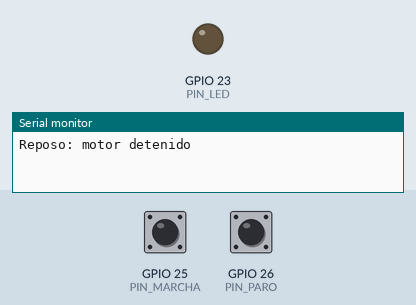
The sketch below on a simulated ESP32. Shown: output pins drawn as LEDs (lit = HIGH), the last lines printed to the serial monitor. The test bench sets the inputs (shaded band); at power-on: GPIO 25 (PIN_MARCHA) HIGH, GPIO 26 (PIN_PARO) HIGH.

Above: at 1.2 s.
1.3 s: GPIO 25 (PIN_MARCHA) pulled LOW for 0.15 s
At 2.0 s:
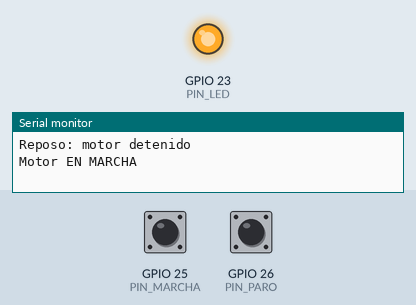
2.9 s: GPIO 26 (PIN_PARO) pulled LOW for 0.15 s
At 3.4 s:
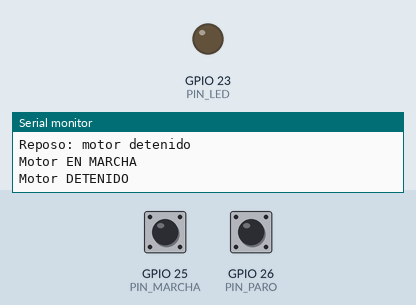
4.5 s: GPIO 25 (PIN_MARCHA) pulled LOW for 1 s
At 5.9 s:
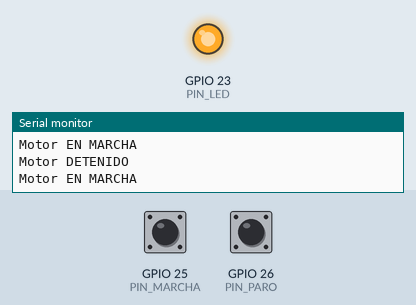
7.0 s: GPIO 26 (PIN_PARO) pulled LOW for 1 s
At 8.0 s:
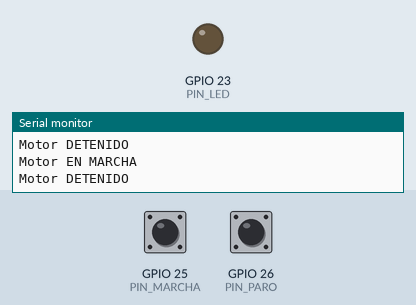
Timing chart, 0 to 10.0 s (numbered marks = the images above; inputs shaded):
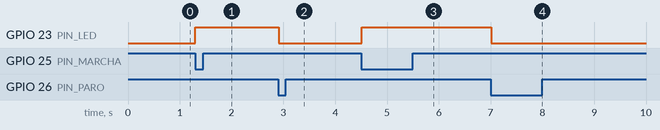

Measured:
- after the input at 1.3 s, GPIO 23 (PIN_LED): LOW → HIGH at once
- after the input at 2.9 s, GPIO 23 (PIN_LED): HIGH → LOW at once
- after the input at 4.5 s, GPIO 23 (PIN_LED): LOW → HIGH at once
- after the input at 7.0 s, GPIO 23 (PIN_LED): HIGH → LOW at once

The sketch:

marcha_paro.ino
```cpp
const int PIN_MARCHA = 25;
const int PIN_PARO   = 26;
const int PIN_LED    = 23;

bool motorEnMarcha  = false;   // memoria del enclavamiento
bool marchaAnterior = false;   // NUEVA: estado previo del switch de MARCHA

void setup() {
  pinMode(PIN_MARCHA, INPUT_PULLUP);
  pinMode(PIN_PARO,   INPUT_PULLUP);
  pinMode(PIN_LED,    OUTPUT);
  digitalWrite(PIN_LED, LOW);
  Serial.begin(115200);
  Serial.println("Reposo: motor detenido");
}

void loop() {
  bool marcha = (digitalRead(PIN_MARCHA) == LOW);
  bool paro   = (digitalRead(PIN_PARO)   == LOW);

  bool estadoAnterior = motorEnMarcha;

  if (paro) {
    motorEnMarcha = false;                    // PARO tiene prioridad
  } else if (marcha && !marchaAnterior) {     // MARCHA solo al activarse (flanco)
    motorEnMarcha = true;
  }
  marchaAnterior = marcha;

  digitalWrite(PIN_LED, motorEnMarcha ? HIGH : LOW);

  if (motorEnMarcha != estadoAnterior) {
    Serial.println(motorEnMarcha ? "Motor EN MARCHA" : "Motor DETENIDO");
  }

  delay(20);
}
```
